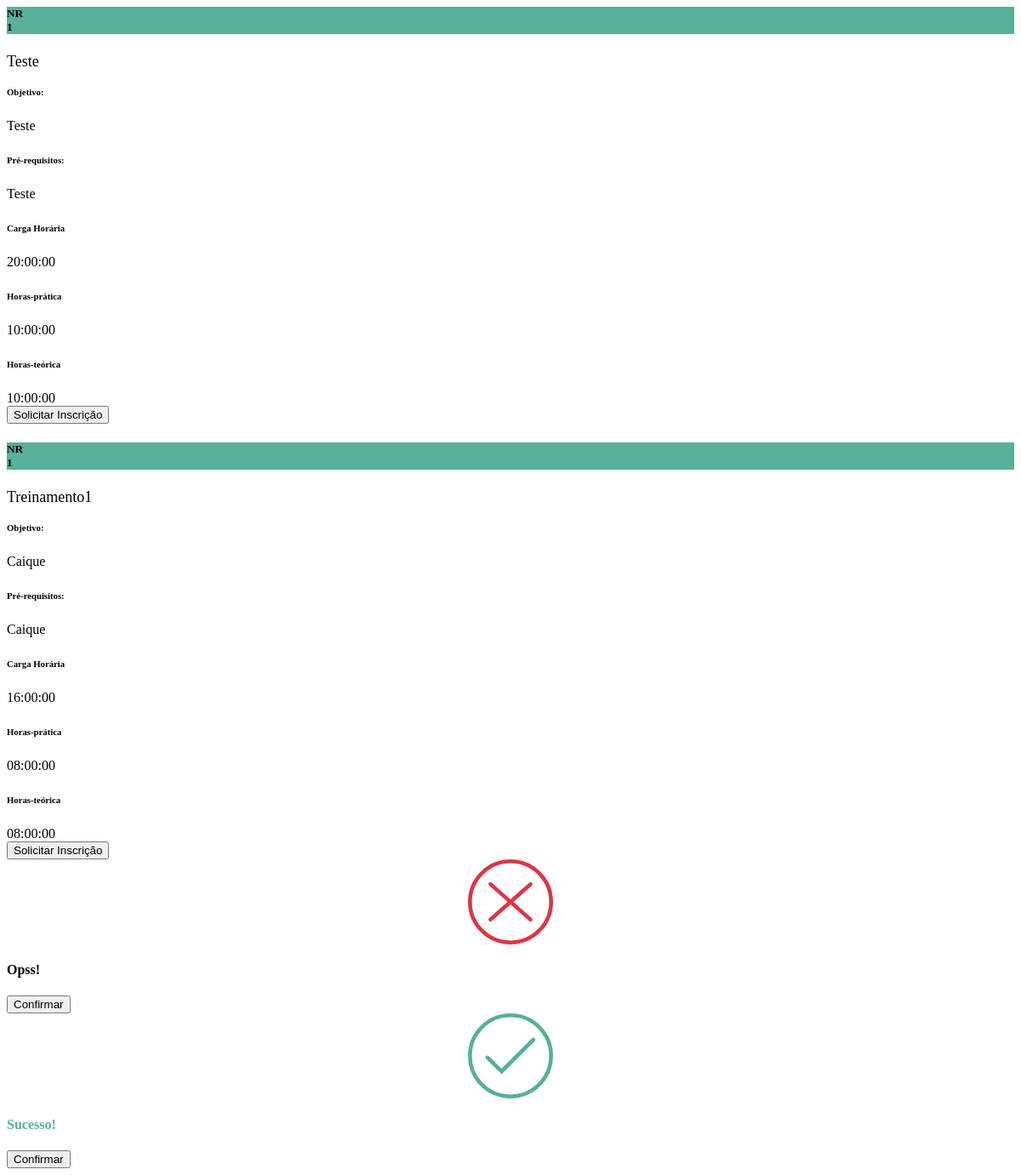
/pages/training/listTraining.php, run on an earlier commit of the app's database.
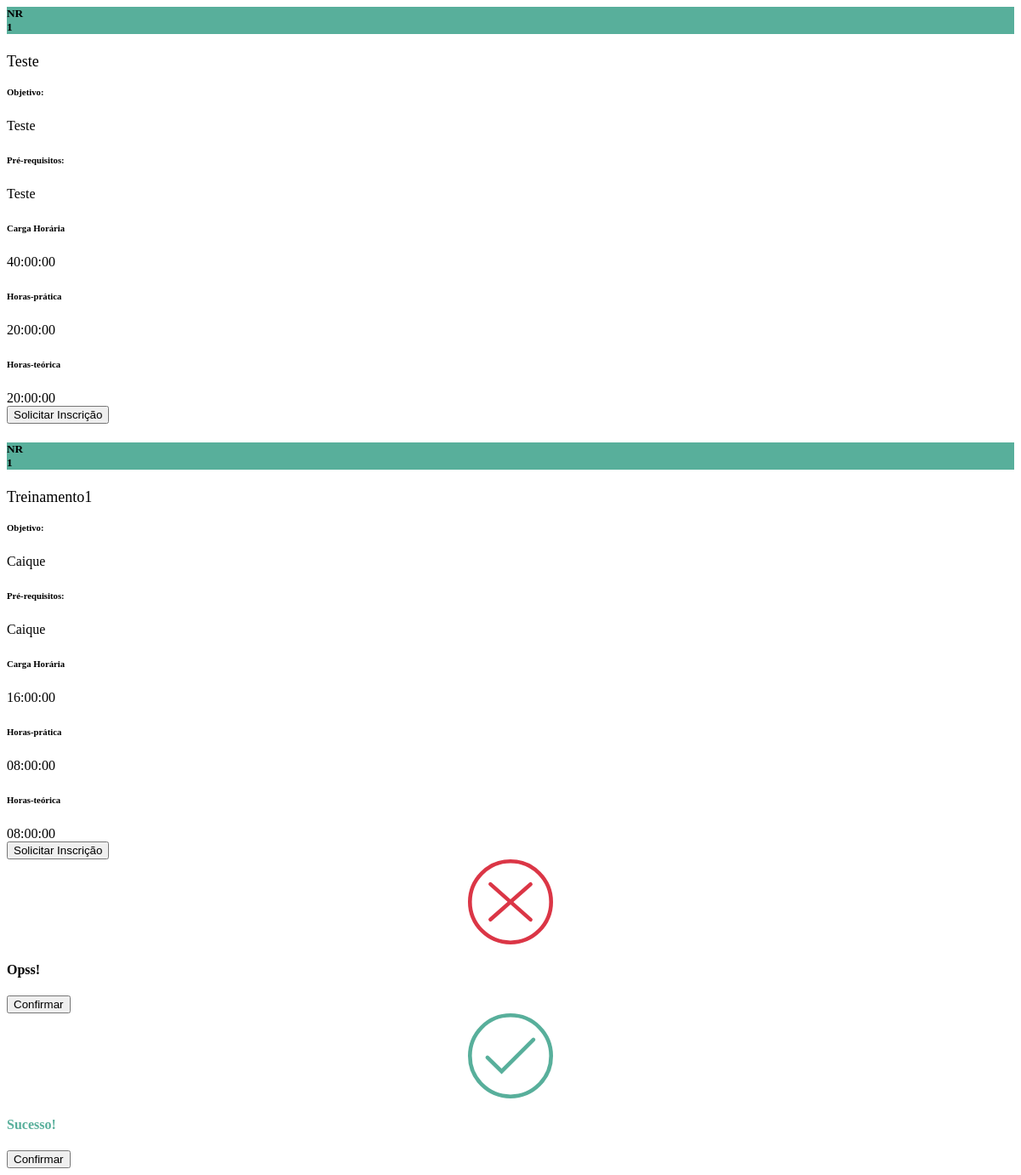
And on a later commit of the database.
### tables this page shows
CREATE TABLE `treinamento` (
  `id` int(11) UNSIGNED NOT NULL,
  `colaborador_id` int(11) UNSIGNED NOT NULL,
  `nomenclatura` varchar(255) NOT NULL,
  `objetivo` varchar(500) NOT NULL,
  `carga_horaria` int(11) NOT NULL,
  `horas_pratica` int(11) NOT NULL,
  `horas_teorica` int(11) NOT NULL,
  `ementa` varchar(500) DEFAULT NULL,
  `pre_requisitos` varchar(255) NOT NULL,
  `normas_referencia` varchar(255) NOT NULL,
  `material` varchar(255) NOT NULL,
  `reciclagem` varchar(20) NOT NULL,
  `nr` char(3) NOT NULL
);

### api/private/connect.php (called while the page is built)
<?php
class Database
{
    public function connection()
    {
        $host = "127.0.0.1";
        $username = "root";
        $password = "";
        $dbname = "banco";
        try {
            $connection = new PDO('mysql:host=' . $host . ';dbname=' . $dbname, $username, $password, array(
                PDO::MYSQL_ATTR_INIT_COMMAND => "SET NAMES utf8",
            ));
            $connection->setAttribute(PDO::ATTR_ERRMODE, PDO::ERRMODE_EXCEPTION);
            return $connection;
        } catch (PDOException $e) {
            throw $e;
        }
    }
}

### pages/training/controller/list.php (called while the page is built, shortened)
<?php
require('../../api/private/connect.php');
include('../../api/private/cript.php');
$connection = new Database();
$sql = ("SELECT * FROM `treinamento` WHERE 1=1");
$treinamentos = $connection->connection()->query($sql)->fetchAll(PDO::FETCH_ASSOC);
?>

### api/private/cript.php (called while the page is built, shortened)
<?php
$encryptionKey = "senhaCriptografia";
$signatureKey = "senhaAssinatura";
function encrypt_id($id, $encryptionKey, $signatureKey) {
    $iv = openssl_random_pseudo_bytes(openssl_cipher_iv_length('AES-256-CBC'));
    $encryptedId = openssl_encrypt($id, 'AES-256-CBC', $encryptionKey, 0, $iv);
    $signature = hash_hmac('sha256', $encryptedId, $signatureKey);
    $token = base64_encode($iv . $encryptedId . $signature);
    return $token;
}

### pages/training/listTraining.php (the view, shortened to what this page needs)
<?php require('./controller/list.php');
?>
<?php foreach ($treinamentos as $i => $treinamento) {
  $tokenTraining = encrypt_id($treinamento['id'], $encryptionKey, $signatureKey);
  $colapsoId = 'colapso_' . $i;
?>
  <div class="card d-flex flex-row mt-3 rounded-1" style='margin-bottom: -6px;'>
    <div class=" card-header text-center text-white rounded-0 rounded-start-1" style="background-color: #58af9b;">
      <h5 class="mt-3">NR <br><?php echo $treinamento['nr']; ?></h5>
    </div>
    <div class="card-body">
      <div class="d-flex flex-row justify-content-between">
        <p class="card-text nomenclaura" style="font-size: 18px; "><?php echo $treinamento['nomenclatura']; ?></p>
      </div>
    </div>
  </div>
  <div class="collapse" id="<?php echo $colapsoId; ?>">
    <div class="card d-flex flex-row border-top-0 ">
      <div class="card-body">
        <h6 class="mt-2">Objetivo:</h6><span id="objetivo"><?php echo $treinamento['objetivo']; ?></span>
        <h6 class="mt-2">Pré-requisitos:</h6><span id="preRequisitos"><?php echo $treinamento['pre_requisitos']; ?></span>
        <h6 class="mt-2">Carga Horária</h6><span id="cargaHoraria"><?php echo sprintf('%02d:00:00', $treinamento['carga_horaria']); ?></span>
        <h6 class="mt-2">Horas-prática</h6><span id="horasPratica"> <?php echo sprintf('%02d:00:00', $treinamento['horas_pratica']); ?></span>
        <h6 class="mt-2">Horas-teórica</h6><span id="horas-teorica"><?php echo sprintf('%02d:00:00', $treinamento['horas_teorica']); ?></span>
        <div class="col-md-12 d-flex justify-content-end">
          <button type="button" class="btn btn-login modalInscricaoBtn" data-nomenclatura="<?php echo htmlspecialchars($treinamento['nomenclatura']); ?>" data-token="<?php echo $tokenTraining; ?> ">
            Solicitar Inscrição</button>
        </div>
      </div>
    </div>
  </div>
<?php }
include('../errorAndSuccessModal.php');
?>

What changed in the data, as far as the page shows it:
changed treinamento "Teste": carga_horaria "20" → "40"; horas_pratica "10" → "20"; horas_teorica "10" → "20"
